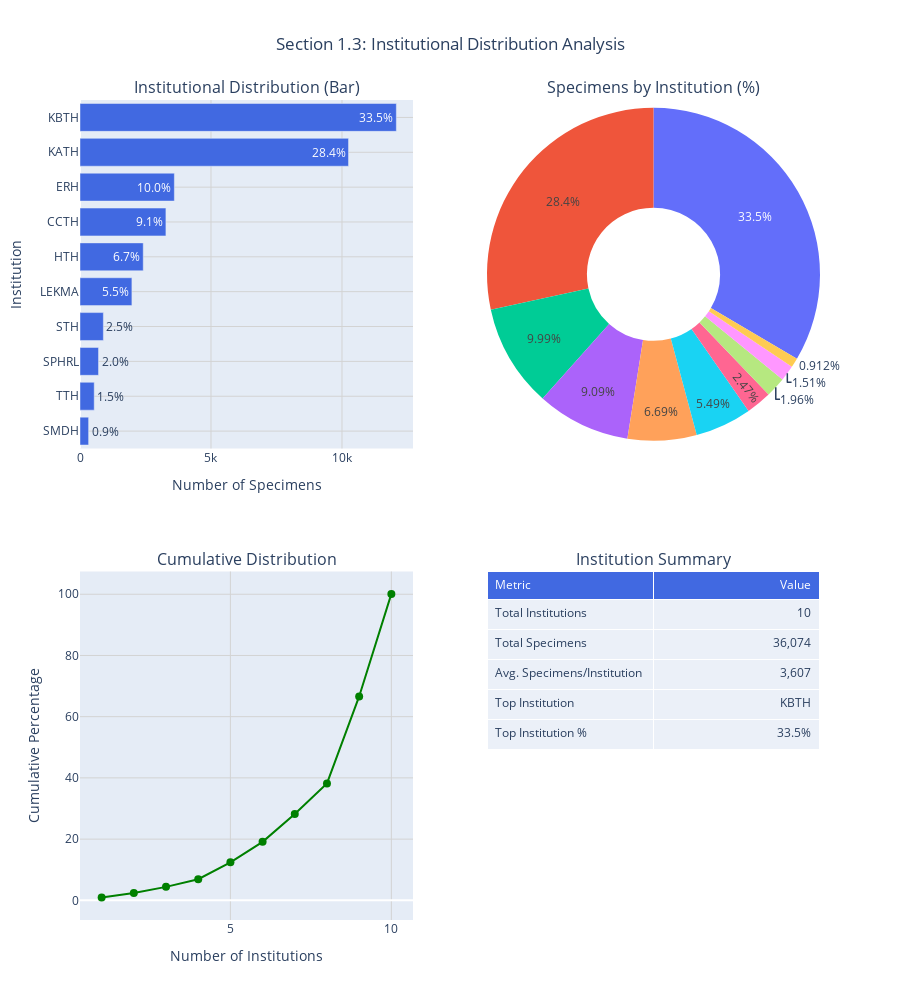

The notebook cell saved with this chart:
### Code cell
# Section 1.3: Institutional Distribution Interactive Visualizations
print("\n📈 Creating Section 1.3: Institutional Distribution Visualizations")

if 'institutional' in section1_data:
    inst_df = section1_data['institutional']
    
    # Create subplots: Bar chart, Treemap, and Summary Table
    fig = make_subplots(
        rows=2, cols=2,
        subplot_titles=(
            'Institutional Distribution (Bar)',
            'Specimens by Institution (%)',
            'Cumulative Distribution',
            'Institution Summary'
        ),
        specs=[
            [{"type": "bar"}, {"type": "pie"}],
            [{"type": "scatter"}, {"type": "table"}]
        ],
        vertical_spacing=0.15,
        horizontal_spacing=0.1
    )
    
    if len(inst_df.columns) >= 2:
        inst_col = inst_df.columns[0]
        count_col = inst_df.columns[1]
        
        # Sort data by count in descending order
        inst_df_sorted = inst_df.sort_values(count_col, ascending=True)
        
        # Calculate percentages and cumulative
        total = inst_df[count_col].sum()
        inst_df_sorted['Percentage'] = (inst_df_sorted[count_col] / total * 100).round(1)
        inst_df_sorted['Cumulative %'] = inst_df_sorted['Percentage'].cumsum()
        
        # 1. Bar Chart
        fig.add_trace(
            go.Bar(
                x=inst_df_sorted[count_col],
                y=inst_df_sorted[inst_col],
                orientation='h',
                marker_color='royalblue',
                hovertemplate=(
                    f"Institution: %{{y}}<br>" +
                    f"Specimens: %{{x:,.0f}}<br>" +
                    "Percentage: %{text}<extra></extra>"
                ),
                text=inst_df_sorted['Percentage'].apply(lambda x: f'{x:.1f}%'),
                textposition='auto',
            ),
            row=1, col=1
        )
        
        # 2. Pie Chart
        fig.add_trace(
            go.Pie(
                labels=inst_df_sorted[inst_col],
                values=inst_df_sorted[count_col],
                hole=0.4,
                hovertemplate=(
                    "Institution: %{label}<br>" +
                    "Specimens: %{value:,.0f}<br>" +
                    "Percentage: %{percent}<extra></extra>"
                )
            ),
            row=1, col=2
        )
        
        # 3. Cumulative Line Plot
        fig.add_trace(
            go.Scatter(
                x=list(range(1, len(inst_df_sorted) + 1)),
                y=inst_df_sorted['Cumulative %'],
                mode='lines+markers',
                name='Cumulative %',
                line=dict(color='green', width=2),
                marker=dict(size=8),
                hovertemplate=(
                    "Number of Institutions: %{x}<br>" +
                    "Cumulative %: %{y:.1f}%<extra></extra>"
                )
            ),
            row=2, col=1
        )
        
        # 4. Summary Table
        summary_data = pd.DataFrame({
            'Metric': [
                'Total Institutions',
                'Total Specimens',
                'Avg. Specimens/Institution',
                'Top Institution',
                'Top Institution %'
            ],
            'Value': [
                f"{len(inst_df):,}",
                f"{total:,}",
                f"{(total/len(inst_df)):,.0f}",
                inst_df_sorted.iloc[-1][inst_col],
                f"{inst_df_sorted['Percentage'].max():.1f}%"
            ]
        })
        
        fig.add_trace(
            go.Table(
                header=dict(
                    values=list(summary_data.columns),
                    fill_color='royalblue',
                    align=['left', 'right'],
                    font=dict(color='white')
                ),
                cells=dict(
                    values=[summary_data[col] for col in summary_data.columns],
                    align=['left', 'right'],
                    height=30
                )
            ),
            row=2, col=2
        )
        
        # Update layout
        fig.update_layout(
            title_text='Section 1.3: Institutional Distribution Analysis',
            height=1000,
            showlegend=False,
            title_x=0.5
        )
        
        # Update axes
        fig.update_xaxes(title_text='Number of Specimens', gridcolor='lightgray', row=1, col=1)
        fig.update_yaxes(title_text='Institution', gridcolor='lightgray', row=1, col=1)
        fig.update_xaxes(title_text='Number of Institutions', gridcolor='lightgray', row=2, col=1)
        fig.update_yaxes(title_text='Cumulative Percentage', gridcolor='lightgray', row=2, col=1)
        
        # Show figure
        fig.show()
        
        # Display summary statistics
        print("\n📊 INSTITUTIONAL ANALYSIS SUMMARY:")
        print(f"• Total Institutions: {len(inst_df)}")
        print(f"• Total Specimens: {total:,.0f}")
        print(f"• Average Specimens per Institution: {(total/len(inst_df)):,.0f}")
        print("\n🔝 Top 3 Institutions:")
        top3 = inst_df_sorted.iloc[-3:]
        for _, row in top3.iloc[::-1].iterrows():
            print(f"  • {row[inst_col]}: {row[count_col]:,.0f} specimens ({row['Percentage']:.1f}%)")
            
        print("\n📈 Distribution Analysis:")
        print(f"• Top 25% institutions account for: {inst_df_sorted['Percentage'].iloc[-int(len(inst_df)*0.25):].sum():.1f}% of specimens")
        print(f"• Top 50% institutions account for: {inst_df_sorted['Percentage'].iloc[-int(len(inst_df)*0.5):].sum():.1f}% of specimens")
    else:
        print("❌ Required columns not found in institutional data")
else:
    print("❌ Institutional data not available")

### Figure 1 — Plotly figure (JSON) as saved in the notebook; plotly's stock layout.template omitted (floating-point values rounded to 4 significant figures)
{"data": [{"hovertemplate": "Institution: %{y}<br>Specimens: %{x:,.0f}<br>Percentage: %{text}<extra></extra>", "marker": {"color": "royalblue"}, "orientation": "h", "text": ["0.9%", "1.5%", "2.0%", "2.5%", "5.5%", "6.7%", "9.1%", "10.0%", "28.4%", "33.5%"], "textposition": "auto", "type": "bar", "x": [329, 543, 707, 892, 1981, 2414, 3280, 3602, 10250, 12076], "xaxis": "x", "y": ["SMDH", "TTH", "SPHRL", "STH", "LEKMA", "HTH", "CCTH", "ERH", "KATH", "KBTH"], "yaxis": "y"}, {"domain": {"x": [0.55, 1], "y": [0.575, 1]}, "hole": 0.4, "hovertemplate": "Institution: %{label}<br>Specimens: %{value:,.0f}<br>Percentage: %{percent}<extra></extra>", "labels": ["SMDH", "TTH", "SPHRL", "STH", "LEKMA", "HTH", "CCTH", "ERH", "KATH", "KBTH"], "type": "pie", "values": [329, 543, 707, 892, 1981, 2414, 3280, 3602, 10250, 12076]}, {"hovertemplate": "Number of Institutions: %{x}<br>Cumulative %: %{y:.1f}%<extra></extra>", "line": {"color": "green", "width": 2}, "marker": {"size": 8}, "mode": "lines+markers", "name": "Cumulative %", "type": "scatter", "x": [1, 2, 3, 4, 5, 6, 7, 8, 9, 10], "xaxis": "x2", "y": [0.9, 2.4, 4.4, 6.9, 12.4, 19.1, 28.2, 38.2, 66.6, 100.1], "yaxis": "y2"}, {"cells": {"align": ["left", "right"], "height": 30, "values": [["Total Institutions", "Total Specimens", "Avg. Specimens/Institution", "Top Institution", "Top Institution %"], ["10", "36,074", "3,607", "KBTH", "33.5%"]]}, "domain": {"x": [0.55, 1], "y": [0, 0.425]}, "header": {"align": ["left", "right"], "fill": {"color": "royalblue"}, "font": {"color": "white"}, "values": ["Metric", "Value"]}, "type": "table"}], "layout": {"annotations": [{"font": {"size": 16}, "showarrow": false, "text": "Institutional Distribution (Bar)", "x": 0.225, "xanchor": "center", "xref": "paper", "y": 1, "yanchor": "bottom", "yref": "paper"}, {"font": {"size": 16}, "showarrow": false, "text": "Specimens by Institution (%)", "x": 0.775, "xanchor": "center", "xref": "paper", "y": 1, "yanchor": "bottom", "yref": "paper"}, {"font": {"size": 16}, "showarrow": false, "text": "Cumulative Distribution", "x": 0.225, "xanchor": "center", "xref": "paper", "y": 0.425, "yanchor": "bottom", "yref": "paper"}, {"font": {"size": 16}, "showarrow": false, "text": "Institution Summary", "x": 0.775, "xanchor": "center", "xref": "paper", "y": 0.425, "yanchor": "bottom", "yref": "paper"}], "height": 1000, "showlegend": false, "title": {"text": "Section 1.3: Institutional Distribution Analysis", "x": 0.5}, "xaxis": {"anchor": "y", "domain": [0, 0.45], "gridcolor": "lightgray", "title": {"text": "Number of Specimens"}}, "xaxis2": {"anchor": "y2", "domain": [0, 0.45], "gridcolor": "lightgray", "title": {"text": "Number of Institutions"}}, "yaxis": {"anchor": "x", "domain": [0.575, 1], "gridcolor": "lightgray", "title": {"text": "Institution"}}, "yaxis2": {"anchor": "x2", "domain": [0, 0.425], "gridcolor": "lightgray", "title": {"text": "Cumulative Percentage"}}}}
